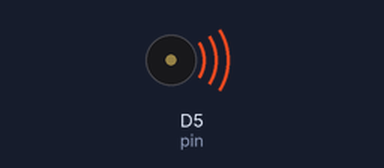
A sketch run on a simulated ESP8266 (NodeMCU). Shown: buzzer (waves = sounding).

Above: at 0.1 s.
At 17.3 s:
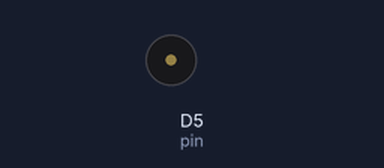
Timing chart, 0 to 18.8 s (numbered marks = the images above):
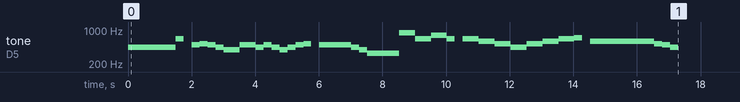

The sketch:

Airtel.ino
```cpp
//YouTube|Tech at Home
/*
 Connections:

 Speaker positive = Arduino digital D5
 Speaker negative = Arduino GND

*/

const uint8_t pin = D5;
#define  C3  130.81
#define Db3 138.59
#define D3  146.83
#define Eb3 155.56
#define E3  164.81
#define F3  174.61
#define Gb3 185.00
#define G3  196.00
#define Ab3 207.65
#define LA3 220.00
#define Bb3 233.08
#define B3  246.94
#define C4  261.63
#define Db4 277.18
#define D4  293.66
#define Eb4 311.13
#define E4  329.63
#define F4  349.23
#define Gb4 369.99
#define G4  392.00
#define Ab4 415.30
#define LA4 440.00
#define Bb4 466.16
#define B4  493.88
#define C5  523.25
#define Db5 554.37
#define D5  587.33
#define Eb5 622.25
#define E5  659.26
#define F5  698.46
#define Gb5 739.99
#define G5  783.99
#define Ab5 830.61
#define LA5 880.00
#define Bb5 932.33
#define B5  987.77

// DURATION OF THE NOTES
#define BPM 120    //  you can change this value changing all the others
#define H 2*Q //half 2/4
#define Q 60000/BPM //quarter 1/4
#define E Q/2   //eighth 1/8
#define S Q/4 // sixteenth 1/16
#define W 4*Q // whole 4/4

void airtel_song(){
    // Line1
    tone(pin,LA4,Q);
    delay(1+Q);
    tone(pin,LA4,E);
    delay(1+E);
    tone(pin,LA4,E);
    delay(1+E);
    tone(pin,LA4,Q);
    delay(1+Q);
    tone(pin,E5,E);
    delay(1+E);

    delay(1+E);
    tone(pin,B4,E);
    delay(1+E);
    tone(pin,C5,E);
    delay(1+E);
    tone(pin,B4,E);
    delay(1+E);
    tone(pin,LA4,E);
    delay(1+E);
    tone(pin,G4,Q);
    delay(1+Q);
    tone(pin,B4,Q);
    delay(1+Q);
   // Line2
    tone(pin,LA4,E);
    delay(1+E);
    tone(pin,B4,E);
    delay(1+E);
    tone(pin,LA4,E);
    delay(1+E);
    tone(pin,G4,E);
    delay(1+E);
    tone(pin,LA4,E);
    delay(1+E);
     tone(pin,B4,E);
    delay(1+E);
    tone(pin,C5,E);
    delay(1+E);
    delay(1+E);
    tone(pin,B4,H);
    delay(1+H);
    tone(pin,LA4,E);
    delay(1+E);
    tone(pin,G4,E);
    delay(1+E);
    tone(pin,E4,H);
    delay(1+H);
  //Line3

    tone(pin,LA5,Q);
    delay(1+Q);
    tone(pin,E5,Q);
    delay(1+Q);
    tone(pin,G5,Q);
    delay(1+Q);
    tone(pin,E5,E);
    delay(1+E);

    delay(1+E);
    tone(pin,E5,Q);
    delay(1+Q);
     tone(pin,D5,Q);
    delay(1+Q);
    tone(pin,C5,Q);
    delay(1+Q);
    tone(pin,LA4,Q);
    delay(1+Q);

    //Line4

    tone(pin,C5,Q);
    delay(1+Q);
    tone(pin,D5,Q);
    delay(1+Q);
    tone(pin,E5,Q);
    delay(1+Q);
    tone(pin,F5,E);
    delay(1+E);

    delay(1+E);
    tone(pin,D5,W);
    delay(1+W);
     tone(pin,C5,E);
    delay(1+E);
    tone(pin,B4,E);
    delay(1+E);
    tone(pin,LA4,E);
    delay(1+E);


}

void setup() {
airtel_song();
}

void loop() {
  // no need to repeat the melody.
}
```
